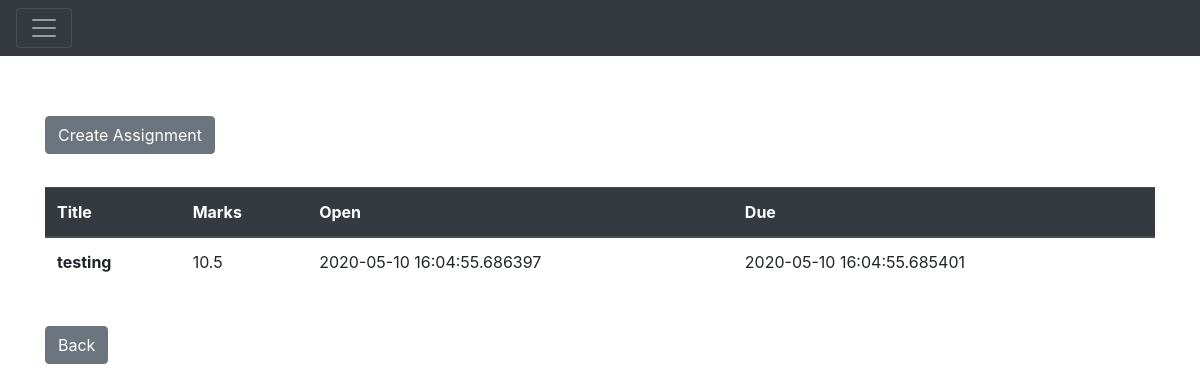
The app's page /assignments/1, older data.
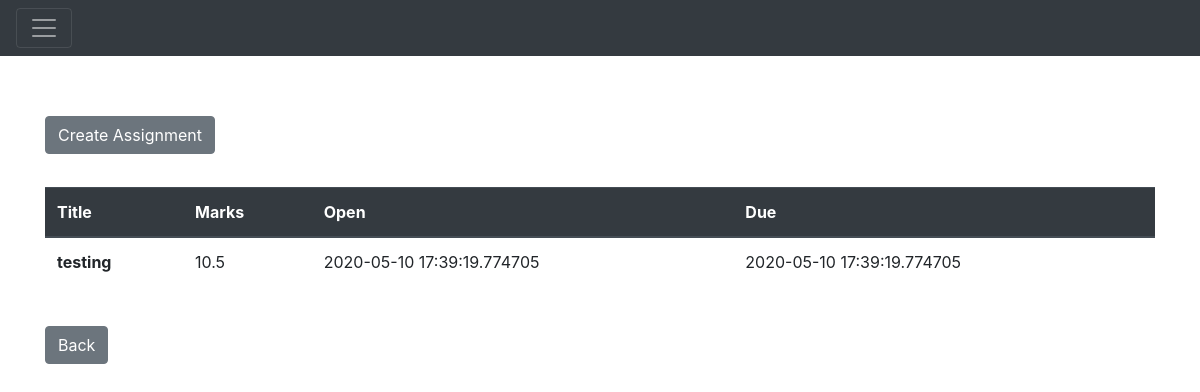
The same page, newer data.
### Application/models.py (models this page shows)
class Assignment(db.Model):
    __tablename__ = "assignments"
    assignmentId = db.Column(
        db.Integer,
        primary_key=True,
        autoincrement=True
    )
    assignmentName = db.Column(
        db.String(120),
        nullable=False
    )
    assignmentDesc = db.Column(
        db.String(255),
        nullable=False
    )
    assignmentDeadline = db.Column(
        db.DateTime
    )
    courseId = db.Column(db.Integer, db.ForeignKey('courses.courseId'))
    course = relationship("Course", backref="assignments")
    totalMarks = db.Column(db.Float, nullable=False)
    uploadDateTime = db.Column(db.DateTime, nullable=False)

### Application/assignments.py (the view)
@app.route('/assignments/<id>', methods=['GET'])
def getAssignmentsByCourse(id):
    assignments = models.Assignment.query.filter_by(courseId=id).all()
    filteredAssignments = []
    for ass in assignments:
        if ass.course.courseId == int(id):
            filteredAssignments.append(ass)
    return render_template('assignments.html', assignments=filteredAssignments, id=id)

### Application/templates/assignments.html (shortened to what this page needs)
{% extends 'main.html' %}
{% block head %}
{{ super() }}
{% endblock %}
{% block body %}
{{ super() }}
<div class="container" style="margin-top: 5%">
    <a class="btn btn-secondary" href={{ url_for('createAssignment',course_id=id) }}>Create Assignment</a>
    <table class="table" style="margin-top: 3%">
        <thead class="thead-dark">
        <tr>
            <th scope="col">Title</th>
            <th scope="col">Marks</th>
            <th scope="col">Open</th>
            <th scope="col">Due</th>
        </tr>
        </thead>
        <tbody>
        {% for assignment in assignments %}
        <tr>
            <th scope="row">{{assignment.assignmentName}}</th>
            <td>{{assignment.totalMarks}}</td>
            <td>{{assignment.uploadDateTime}}</td>
            <td>{{assignment.assignmentDeadline}}</td>
        </tr>
        {% endfor %}
        </tbody>
    </table>
    <br>
    <a class="btn btn-secondary" href={{ url_for('coursesite' ,id=id) }}> Back</a>
</div>
{% endblock %}

Row changes from the older to the newer data that the page shows:
changed Assignment "testing": uploadDateTime "2020-05-10 16:04:55.686397" → "2020-05-10 17:39:19.774705"; assignmentDeadline "2020-05-10 16:04:55.685401" → "2020-05-10 17:39:19.774705"
